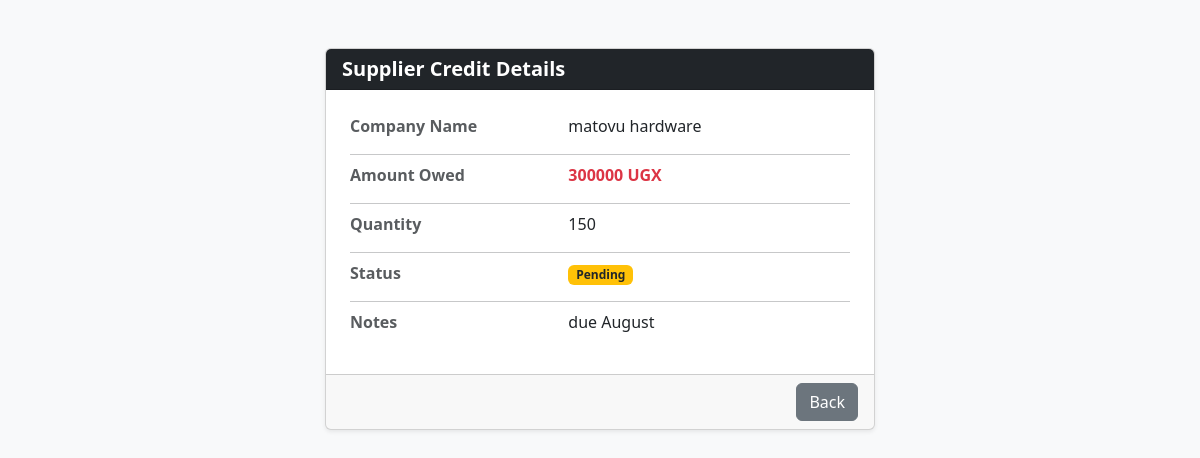
The page /supplier/credit/view/4/ on the database its author committed.
### nyondoapp/models.py (models this page shows, shortened)
class Scredit(models.Model):
    ACTIVITY =[
        ("pending", "pending"),
        ("active", "active"),
        ("overdue", "overdue")
    ]
    company_name = models.ForeignKey(Supplier ,on_delete=models.CASCADE)# we gave a single credit to be called item, so to access the variable we will say item.company_name and the name of the field in the supplier credit form
    quantity = models.IntegerField(blank=False)
    amount_owed = models.IntegerField(blank=False)
    status = models.CharField(max_length=20, choices=ACTIVITY)
    notes = models.TextField(blank=True)

class Supplier(models.Model):
    company_name = models.CharField(max_length=100, blank=False)
    email = models.EmailField(blank=True)
    location = models.CharField(max_length=100, blank=False)
    TRN = models.CharField(max_length=50, blank=False, unique=True)
    phone = models.CharField(max_length=15, validators=[validate_ug_phone])
    product_description = models.TextField(blank=False)
    payment_option = models.CharField(max_length=50, blank=False)

### nyondoapp/views.py (the view)
# urls.py: path('supplier/credit/view/<int:id>/', views.view_supplier_credit, name='view_supplier_credit'),
def view_supplier_credit(request, id):
    credit = get_object_or_404(Scredit, id=id)
    return render(request, 'account/view_supplier_credit.html', {'credit': credit})

### nyondoapp/templates/account/view_supplier_credit.html (shortened to what this page needs)
<!doctype html>
<html lang="en">
  <head>
    <link
      href="https://cdn.jsdelivr.net/npm/bootstrap@5.3.8/dist/css/bootstrap.min.css"
      rel="stylesheet"
    />
  </head>
  <body class="bg-light">
    <div class="container py-5">
      <div class="card shadow-sm mx-auto" style="max-width: 550px">
        <div class="card-header bg-dark text-white">
          <h5 class="mb-0 fw-bold">Supplier Credit Details</h5>
        </div>
        <div class="card-body p-4">
          <div class="row mb-3">
            <div class="col-5 text-muted fw-bold">Company Name</div>
            <div class="col-7">{{ credit.company_name.company_name }}</div>
          </div>
          <hr class="my-2" />
          <div class="row mb-3">
            <div class="col-5 text-muted fw-bold">Amount Owed</div>
            <div class="col-7 fw-bold text-danger">
              {{ credit.amount_owed }} UGX
            </div>
          </div>
          <hr class="my-2" />
          <div class="row mb-3">
            <div class="col-5 text-muted fw-bold">Quantity</div>
            <div class="col-7">{{ credit.quantity }}</div>
          </div>
          <hr class="my-2" />
          <div class="row mb-3">
            <div class="col-5 text-muted fw-bold">Status</div>
            <div class="col-7">
              <span
                class="badge {% if credit.status == 'Paid' %}bg-success {% elif credit.status == 'Pending' %}bg-warning text-dark {% else %}bg-secondary{% endif %}"
              >
                {{ credit.status }}
              </span>
            </div>
          </div>
          <hr class="my-2" />
          <div class="row mb-3">
            <div class="col-5 text-muted fw-bold">Notes</div>
            <div class="col-7">{{ credit.notes }}</div>
          </div>
        </div>
        <div class="card-footer d-flex gap-2 justify-content-end">
          <a href="{% url 'supplier_credit_table' %}" class="btn btn-secondary"
            >Back</a
          >
        </div>
      </div>
    </div>
  </body>
</html>

### rows shown on the page
Scredit: company_name.company_name "matovu hardware", amount_owed "300000", quantity "150", status "Pending", notes "due August"
